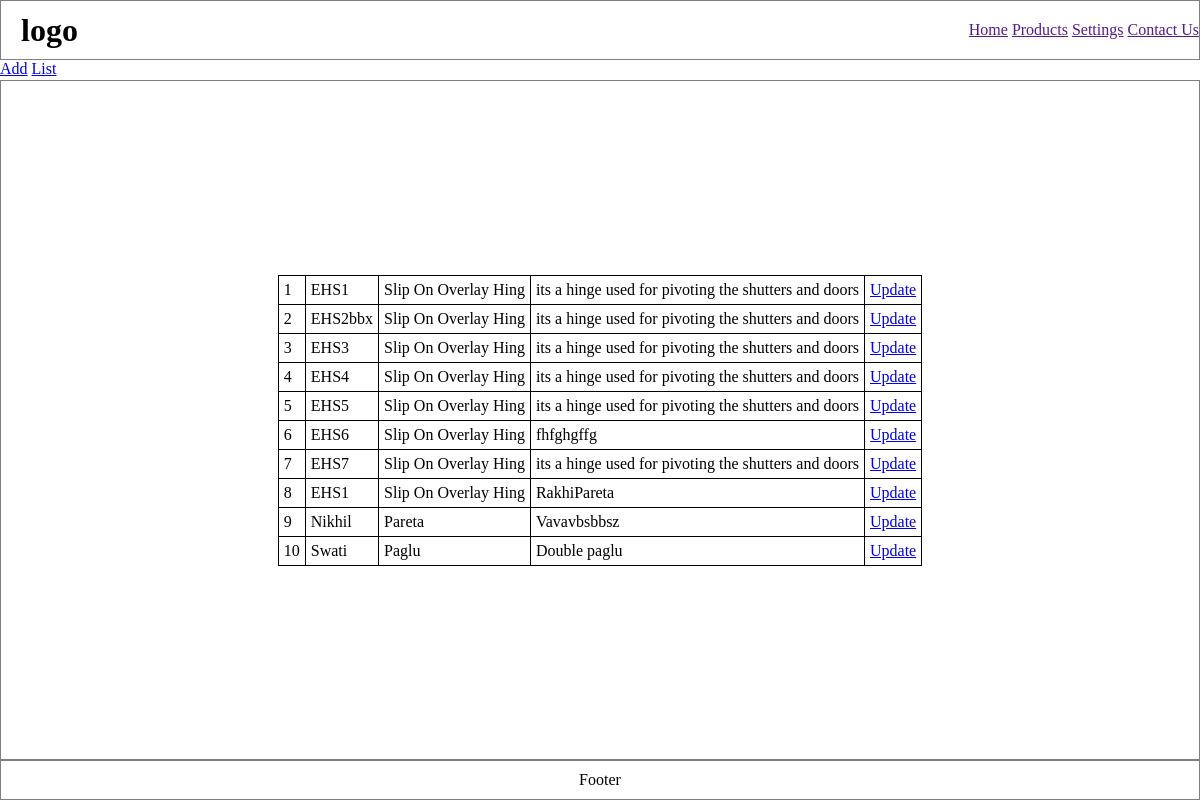
/home/, run on the app's committed database.
### home/models.py (models this page shows)
class Product(models.Model):
    code = models.CharField(max_length=50)
    name = models.CharField(max_length=50)
    description = models.CharField(max_length=200)

### home/views.py (the view)
# urls.py: 2. Add a URL to urlpatterns:  path('', views.home, name='home')
def home(request):
    data = Product.objects.all()
    return render(request,'home/home.html',{'data':data})

### home/templates/home/home.html
{% extends "home/template.html" %}
{% block body %}
<table>
    {% for d in data %}
    <tr>
        <td>{{d.id}}</td>
        <td>{{d.code}}</td>
        <td>{{d.name}}</td>
        <td>{{d.description}}</td>
        <td><a href="/update/{{d.id}}">Update</a></td>
    </tr>
{% endfor %}
</table>
{% endblock body %}

### home/templates/home/template.html (shortened to what this page needs)
{% load static %}
<!DOCTYPE html>
<html lang="en">
<head>
    <link rel="stylesheet" href="{% static 'home/css/style.css'%}">
</head>
<body>
    <div class="grid-container">
        <div class="header">
            <div class="logo">
                <h1>logo</h1>
            </div>
            <div class="menu">
                <a href="">Home</a>
                <a href="">Products</a>
                <a href="">Settings</a>
                <a href="">Contact Us</a>
            </div>
        </div>
        <div class="menubar">
            <a href="/add/">Add</a>
            <a href="/home/">List</a>
        </div>
        <div class="body">
            {% block body %}
            {% endblock body %}
        </div>
        <div class="footer">
            Footer
        </div>
    </div>
</body>
</html>

### home/static/home/css/style.css (style rules this page uses)
* { margin: 0px; padding: 0px; box-sizing: border-box; }
.grid-container { width: 100%; height: 100vh; display: grid; grid-template-columns: 1fr; grid-template-rows: 60px 20px Auto 40px; }
.header { border: 1px solid grey; display: flex; justify-content: space-between; align-items: center; padding: 2 0px; }
.header .logo { margin-left: 20px; }
.body { border: 1px solid grey; overflow: auto; display: flex; justify-content: center; align-items: center; }
.footer { border: 1px solid grey; display: flex; justify-content: center; align-items: center; }
table, tr, td { border: 1px solid; border-collapse: collapse; padding: 5px; }

### data on the page
Product: id "1", code "EHS1", name "Slip On Overlay Hing", description "its a hinge used for pivoting the shutters and doors"
Product: id "2", code "EHS2bbx", name "Slip On Overlay Hing", description "its a hinge used for pivoting the shutters and doors"
Product: id "3", code "EHS3", name "Slip On Overlay Hing", description "its a hinge used for pivoting the shutters and doors"
Product: id "4", code "EHS4", name "Slip On Overlay Hing", description "its a hinge used for pivoting the shutters and doors"
Product: id "5", code "EHS5", name "Slip On Overlay Hing", description "its a hinge used for pivoting the shutters and doors"
Product: id "6", code "EHS6", name "Slip On Overlay Hing", description "fhfghgffg"
Product: id "7", code "EHS7", name "Slip On Overlay Hing", description "its a hinge used for pivoting the shutters and doors"
Product: id "8", code "EHS1", name "Slip On Overlay Hing", description "RakhiPareta"
Product: id "9", code "Nikhil", name "Pareta", description "Vavavbsbbsz"
Product: id "10", code "Swati", name "Paglu", description "Double paglu"
